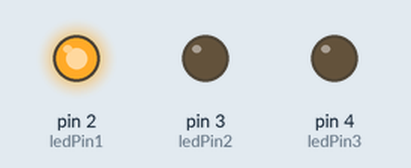
Bench run of a sketch on a simulated Arduino Uno, built with avr-gcc and run on an emulated ATmega328P. Parts: output pins drawn as LEDs (lit = HIGH).

Above: at 1.5 s.
At 4.5 s:
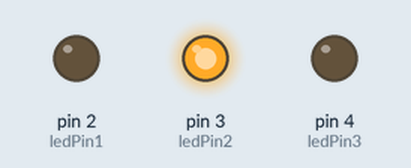
At 9.0 s:
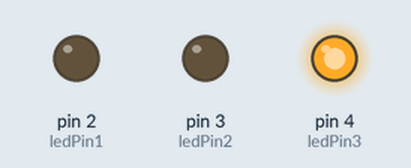
Timing chart, 0 to 15.6 s (numbered marks = the images above):
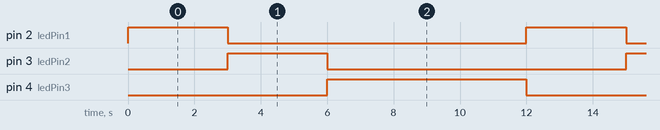

Measured:
- by itself, pin 2 (ledPin1), pin 3 (ledPin2): alternates HIGH for 3.0 s and LOW for 9.0 s
- by itself, pin 4 (ledPin3): alternates HIGH for 6.0 s and LOW for 6.0 s
- by itself, everything shown: repeats every 12.0 s, in 3 steps

The sketch:

millis_test.ino
```cpp
int ledPin1 = 2;
int ledPin2 = 3;
int ledPin3 = 4;

unsigned long time;
unsigned long oldtime;
unsigned long r_interval = 3000;
unsigned long h_interval = 6000;
unsigned long t_interval = 12000;

void setup(){
  pinMode(ledPin1, OUTPUT);
  pinMode(ledPin2, OUTPUT);
  pinMode(ledPin3, OUTPUT);
}

void loop(){
  time = millis();
  if ((time - oldtime) <= r_interval){
    lightledone();
  }
  if (((time - oldtime) > r_interval) && ((time - oldtime) <= h_interval)){
    lightledtwo();
  }
  if (((time - oldtime) > h_interval) && ((time - oldtime) <= t_interval)){
    lightledthree();
  }
  if ((time - oldtime) > t_interval){
    oldtime = time;
  }
}

void lightledone(){
  digitalWrite(ledPin1, HIGH);
  digitalWrite(ledPin2, LOW);
  digitalWrite(ledPin3, LOW);
}

void lightledtwo(){
  digitalWrite(ledPin1, LOW);
  digitalWrite(ledPin2, HIGH);
  digitalWrite(ledPin3, LOW);
}

void lightledthree(){
  digitalWrite(ledPin1, LOW);
  digitalWrite(ledPin2, LOW);
  digitalWrite(ledPin3, HIGH);
}
```
